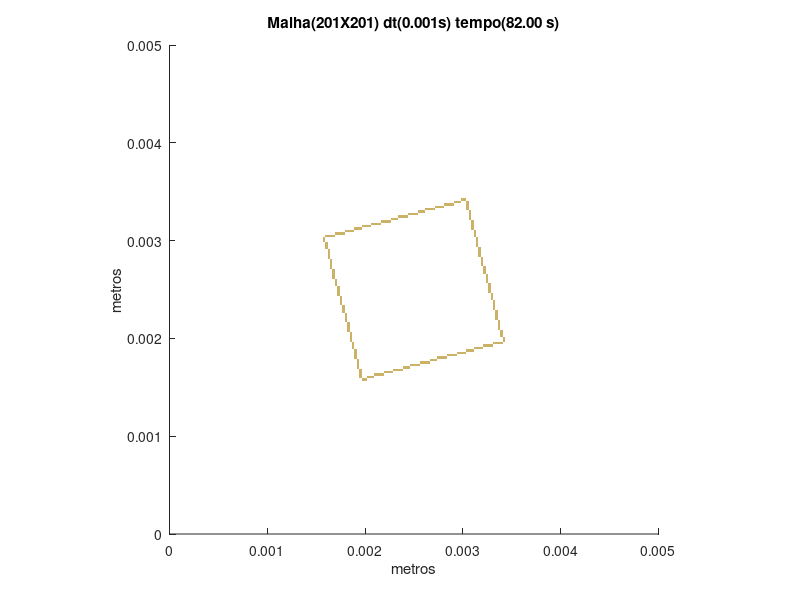

Write MATLAB code to recreate this figure.
set (gca,'PlotBoxAspectRatio',[1 1 1],'Xlim',[0,0.005],'Ylim',[0,0.005])
hold on
title('Malha(201X201) dt(0.001s) tempo(82.00 s)')
hold on
ylabel('metros')
hold on
xlabel('metros')
hold on

fill([0.00196517412935323 0.00196517412935323 0.00199004975124378 0.00199004975124378],[0.00156716417910448 0.00159203980099502 0.00159203980099502 0.00156716417910448],[0.8,0.7,0.4],'LineStyle','none')

fill([0.00199004975124378 0.00199004975124378 0.00201492537313433 0.00201492537313433],[0.00156716417910448 0.00159203980099502 0.00159203980099502 0.00156716417910448],[0.8,0.7,0.4],'LineStyle','none')

fill([0.00194029850746269 0.00194029850746269 0.00196517412935323 0.00196517412935323],[0.00159203980099502 0.00161691542288557 0.00161691542288557 0.00159203980099502],[0.8,0.7,0.4],'LineStyle','none')

fill([0.00201492537313433 0.00201492537313433 0.00203980099502488 0.00203980099502488],[0.00159203980099502 0.00161691542288557 0.00161691542288557 0.00159203980099502],[0.8,0.7,0.4],'LineStyle','none')

fill([0.00203980099502488 0.00203980099502488 0.00206467661691542 0.00206467661691542],[0.00159203980099502 0.00161691542288557 0.00161691542288557 0.00159203980099502],[0.8,0.7,0.4],'LineStyle','none')

fill([0.00206467661691542 0.00206467661691542 0.00208955223880597 0.00208955223880597],[0.00159203980099502 0.00161691542288557 0.00161691542288557 0.00159203980099502],[0.8,0.7,0.4],'LineStyle','none')

fill([0.00194029850746269 0.00194029850746269 0.00196517412935323 0.00196517412935323],[0.00161691542288557 0.00164179104477612 0.00164179104477612 0.00161691542288557],[0.8,0.7,0.4],'LineStyle','none')

fill([0.00208955223880597 0.00208955223880597 0.00211442786069652 0.00211442786069652],[0.00161691542288557 0.00164179104477612 0.00164179104477612 0.00161691542288557],[0.8,0.7,0.4],'LineStyle','none')

fill([0.00211442786069652 0.00211442786069652 0.00213930348258706 0.00213930348258706],[0.00161691542288557 0.00164179104477612 0.00164179104477612 0.00161691542288557],[0.8,0.7,0.4],'LineStyle','none')

fill([0.00213930348258706 0.00213930348258706 0.00216417910447761 0.00216417910447761],[0.00161691542288557 0.00164179104477612 0.00164179104477612 0.00161691542288557],[0.8,0.7,0.4],'LineStyle','none')

fill([0.00216417910447761 0.00216417910447761 0.00218905472636816 0.00218905472636816],[0.00161691542288557 0.00164179104477612 0.00164179104477612 0.00161691542288557],[0.8,0.7,0.4],'LineStyle','none')

fill([0.00194029850746269 0.00194029850746269 0.00196517412935323 0.00196517412935323],[0.00164179104477612 0.00166666666666667 0.00166666666666667 0.00164179104477612],[0.8,0.7,0.4],'LineStyle','none')

fill([0.00218905472636816 0.00218905472636816 0.00221393034825871 0.00221393034825871],[0.00164179104477612 0.00166666666666667 0.00166666666666667 0.00164179104477612],[0.8,0.7,0.4],'LineStyle','none')

fill([0.00221393034825871 0.00221393034825871 0.00223880597014925 0.00223880597014925],[0.00164179104477612 0.00166666666666667 0.00166666666666667 0.00164179104477612],[0.8,0.7,0.4],'LineStyle','none')

fill([0.00223880597014925 0.00223880597014925 0.0022636815920398 0.0022636815920398],[0.00164179104477612 0.00166666666666667 0.00166666666666667 0.00164179104477612],[0.8,0.7,0.4],'LineStyle','none')

fill([0.0022636815920398 0.0022636815920398 0.00228855721393035 0.00228855721393035],[0.00164179104477612 0.00166666666666667 0.00166666666666667 0.00164179104477612],[0.8,0.7,0.4],'LineStyle','none')

fill([0.00194029850746269 0.00194029850746269 0.00196517412935323 0.00196517412935323],[0.00166666666666667 0.00169154228855721 0.00169154228855721 0.00166666666666667],[0.8,0.7,0.4],'LineStyle','none')

fill([0.00228855721393035 0.00228855721393035 0.0023134328358209 0.0023134328358209],[0.00166666666666667 0.00169154228855721 0.00169154228855721 0.00166666666666667],[0.8,0.7,0.4],'LineStyle','none')

fill([0.0023134328358209 0.0023134328358209 0.00233830845771144 0.00233830845771144],[0.00166666666666667 0.00169154228855721 0.00169154228855721 0.00166666666666667],[0.8,0.7,0.4],'LineStyle','none')

fill([0.00233830845771144 0.00233830845771144 0.00236318407960199 0.00236318407960199],[0.00166666666666667 0.00169154228855721 0.00169154228855721 0.00166666666666667],[0.8,0.7,0.4],'LineStyle','none')

fill([0.00236318407960199 0.00236318407960199 0.00238805970149254 0.00238805970149254],[0.00166666666666667 0.00169154228855721 0.00169154228855721 0.00166666666666667],[0.8,0.7,0.4],'LineStyle','none')

fill([0.00191542288557214 0.00191542288557214 0.00194029850746269 0.00194029850746269],[0.00169154228855721 0.00171641791044776 0.00171641791044776 0.00169154228855721],[0.8,0.7,0.4],'LineStyle','none')

fill([0.00238805970149254 0.00238805970149254 0.00241293532338308 0.00241293532338308],[0.00169154228855721 0.00171641791044776 0.00171641791044776 0.00169154228855721],[0.8,0.7,0.4],'LineStyle','none')

fill([0.00241293532338308 0.00241293532338308 0.00243781094527363 0.00243781094527363],[0.00169154228855721 0.00171641791044776 0.00171641791044776 0.00169154228855721],[0.8,0.7,0.4],'LineStyle','none')

fill([0.00243781094527363 0.00243781094527363 0.00246268656716418 0.00246268656716418],[0.00169154228855721 0.00171641791044776 0.00171641791044776 0.00169154228855721],[0.8,0.7,0.4],'LineStyle','none')

fill([0.00191542288557214 0.00191542288557214 0.00194029850746269 0.00194029850746269],[0.00171641791044776 0.00174129353233831 0.00174129353233831 0.00171641791044776],[0.8,0.7,0.4],'LineStyle','none')

fill([0.00246268656716418 0.00246268656716418 0.00248756218905473 0.00248756218905473],[0.00171641791044776 0.00174129353233831 0.00174129353233831 0.00171641791044776],[0.8,0.7,0.4],'LineStyle','none')

fill([0.00248756218905473 0.00248756218905473 0.00251243781094527 0.00251243781094527],[0.00171641791044776 0.00174129353233831 0.00174129353233831 0.00171641791044776],[0.8,0.7,0.4],'LineStyle','none')

fill([0.00251243781094527 0.00251243781094527 0.00253731343283582 0.00253731343283582],[0.00171641791044776 0.00174129353233831 0.00174129353233831 0.00171641791044776],[0.8,0.7,0.4],'LineStyle','none')

fill([0.00253731343283582 0.00253731343283582 0.00256218905472637 0.00256218905472637],[0.00171641791044776 0.00174129353233831 0.00174129353233831 0.00171641791044776],[0.8,0.7,0.4],'LineStyle','none')

fill([0.00191542288557214 0.00191542288557214 0.00194029850746269 0.00194029850746269],[0.00174129353233831 0.00176616915422886 0.00176616915422886 0.00174129353233831],[0.8,0.7,0.4],'LineStyle','none')

fill([0.00256218905472637 0.00256218905472637 0.00258706467661692 0.00258706467661692],[0.00174129353233831 0.00176616915422886 0.00176616915422886 0.00174129353233831],[0.8,0.7,0.4],'LineStyle','none')

fill([0.00258706467661692 0.00258706467661692 0.00261194029850746 0.00261194029850746],[0.00174129353233831 0.00176616915422886 0.00176616915422886 0.00174129353233831],[0.8,0.7,0.4],'LineStyle','none')

fill([0.00261194029850746 0.00261194029850746 0.00263681592039801 0.00263681592039801],[0.00174129353233831 0.00176616915422886 0.00176616915422886 0.00174129353233831],[0.8,0.7,0.4],'LineStyle','none')

fill([0.00263681592039801 0.00263681592039801 0.00266169154228856 0.00266169154228856],[0.00174129353233831 0.00176616915422886 0.00176616915422886 0.00174129353233831],[0.8,0.7,0.4],'LineStyle','none')

fill([0.00191542288557214 0.00191542288557214 0.00194029850746269 0.00194029850746269],[0.00176616915422886 0.0017910447761194 0.0017910447761194 0.00176616915422886],[0.8,0.7,0.4],'LineStyle','none')

fill([0.00266169154228856 0.00266169154228856 0.0026865671641791 0.0026865671641791],[0.00176616915422886 0.0017910447761194 0.0017910447761194 0.00176616915422886],[0.8,0.7,0.4],'LineStyle','none')

fill([0.0026865671641791 0.0026865671641791 0.00271144278606965 0.00271144278606965],[0.00176616915422886 0.0017910447761194 0.0017910447761194 0.00176616915422886],[0.8,0.7,0.4],'LineStyle','none')

fill([0.00271144278606965 0.00271144278606965 0.0027363184079602 0.0027363184079602],[0.00176616915422886 0.0017910447761194 0.0017910447761194 0.00176616915422886],[0.8,0.7,0.4],'LineStyle','none')

fill([0.00189054726368159 0.00189054726368159 0.00191542288557214 0.00191542288557214],[0.0017910447761194 0.00181592039800995 0.00181592039800995 0.0017910447761194],[0.8,0.7,0.4],'LineStyle','none')

fill([0.0027363184079602 0.0027363184079602 0.00276119402985075 0.00276119402985075],[0.0017910447761194 0.00181592039800995 0.00181592039800995 0.0017910447761194],[0.8,0.7,0.4],'LineStyle','none')

fill([0.00276119402985075 0.00276119402985075 0.00278606965174129 0.00278606965174129],[0.0017910447761194 0.00181592039800995 0.00181592039800995 0.0017910447761194],[0.8,0.7,0.4],'LineStyle','none')

fill([0.00278606965174129 0.00278606965174129 0.00281094527363184 0.00281094527363184],[0.0017910447761194 0.00181592039800995 0.00181592039800995 0.0017910447761194],[0.8,0.7,0.4],'LineStyle','none')

fill([0.00281094527363184 0.00281094527363184 0.00283582089552239 0.00283582089552239],[0.0017910447761194 0.00181592039800995 0.00181592039800995 0.0017910447761194],[0.8,0.7,0.4],'LineStyle','none')

fill([0.00189054726368159 0.00189054726368159 0.00191542288557214 0.00191542288557214],[0.00181592039800995 0.0018407960199005 0.0018407960199005 0.00181592039800995],[0.8,0.7,0.4],'LineStyle','none')

fill([0.00283582089552239 0.00283582089552239 0.00286069651741294 0.00286069651741294],[0.00181592039800995 0.0018407960199005 0.0018407960199005 0.00181592039800995],[0.8,0.7,0.4],'LineStyle','none')

fill([0.00286069651741294 0.00286069651741294 0.00288557213930348 0.00288557213930348],[0.00181592039800995 0.0018407960199005 0.0018407960199005 0.00181592039800995],[0.8,0.7,0.4],'LineStyle','none')

fill([0.00288557213930348 0.00288557213930348 0.00291044776119403 0.00291044776119403],[0.00181592039800995 0.0018407960199005 0.0018407960199005 0.00181592039800995],[0.8,0.7,0.4],'LineStyle','none')

fill([0.00291044776119403 0.00291044776119403 0.00293532338308458 0.00293532338308458],[0.00181592039800995 0.0018407960199005 0.0018407960199005 0.00181592039800995],[0.8,0.7,0.4],'LineStyle','none')

fill([0.00189054726368159 0.00189054726368159 0.00191542288557214 0.00191542288557214],[0.0018407960199005 0.00186567164179104 0.00186567164179104 0.0018407960199005],[0.8,0.7,0.4],'LineStyle','none')

fill([0.00293532338308458 0.00293532338308458 0.00296019900497512 0.00296019900497512],[0.0018407960199005 0.00186567164179104 0.00186567164179104 0.0018407960199005],[0.8,0.7,0.4],'LineStyle','none')

fill([0.00296019900497512 0.00296019900497512 0.00298507462686567 0.00298507462686567],[0.0018407960199005 0.00186567164179104 0.00186567164179104 0.0018407960199005],[0.8,0.7,0.4],'LineStyle','none')

fill([0.00298507462686567 0.00298507462686567 0.00300995024875622 0.00300995024875622],[0.0018407960199005 0.00186567164179104 0.00186567164179104 0.0018407960199005],[0.8,0.7,0.4],'LineStyle','none')

fill([0.00300995024875622 0.00300995024875622 0.00303482587064677 0.00303482587064677],[0.0018407960199005 0.00186567164179104 0.00186567164179104 0.0018407960199005],[0.8,0.7,0.4],'LineStyle','none')

fill([0.00189054726368159 0.00189054726368159 0.00191542288557214 0.00191542288557214],[0.00186567164179104 0.00189054726368159 0.00189054726368159 0.00186567164179104],[0.8,0.7,0.4],'LineStyle','none')

fill([0.00303482587064677 0.00303482587064677 0.00305970149253731 0.00305970149253731],[0.00186567164179104 0.00189054726368159 0.00189054726368159 0.00186567164179104],[0.8,0.7,0.4],'LineStyle','none')

fill([0.00305970149253731 0.00305970149253731 0.00308457711442786 0.00308457711442786],[0.00186567164179104 0.00189054726368159 0.00189054726368159 0.00186567164179104],[0.8,0.7,0.4],'LineStyle','none')

fill([0.00308457711442786 0.00308457711442786 0.00310945273631841 0.00310945273631841],[0.00186567164179104 0.00189054726368159 0.00189054726368159 0.00186567164179104],[0.8,0.7,0.4],'LineStyle','none')

fill([0.00186567164179104 0.00186567164179104 0.00189054726368159 0.00189054726368159],[0.00189054726368159 0.00191542288557214 0.00191542288557214 0.00189054726368159],[0.8,0.7,0.4],'LineStyle','none')

fill([0.00310945273631841 0.00310945273631841 0.00313432835820896 0.00313432835820896],[0.00189054726368159 0.00191542288557214 0.00191542288557214 0.00189054726368159],[0.8,0.7,0.4],'LineStyle','none')

fill([0.00313432835820896 0.00313432835820896 0.0031592039800995 0.0031592039800995],[0.00189054726368159 0.00191542288557214 0.00191542288557214 0.00189054726368159],[0.8,0.7,0.4],'LineStyle','none')

fill([0.0031592039800995 0.0031592039800995 0.00318407960199005 0.00318407960199005],[0.00189054726368159 0.00191542288557214 0.00191542288557214 0.00189054726368159],[0.8,0.7,0.4],'LineStyle','none')

fill([0.00318407960199005 0.00318407960199005 0.0032089552238806 0.0032089552238806],[0.00189054726368159 0.00191542288557214 0.00191542288557214 0.00189054726368159],[0.8,0.7,0.4],'LineStyle','none')

fill([0.00186567164179104 0.00186567164179104 0.00189054726368159 0.00189054726368159],[0.00191542288557214 0.00194029850746269 0.00194029850746269 0.00191542288557214],[0.8,0.7,0.4],'LineStyle','none')

fill([0.0032089552238806 0.0032089552238806 0.00323383084577114 0.00323383084577114],[0.00191542288557214 0.00194029850746269 0.00194029850746269 0.00191542288557214],[0.8,0.7,0.4],'LineStyle','none')

fill([0.00323383084577114 0.00323383084577114 0.00325870646766169 0.00325870646766169],[0.00191542288557214 0.00194029850746269 0.00194029850746269 0.00191542288557214],[0.8,0.7,0.4],'LineStyle','none')

fill([0.00325870646766169 0.00325870646766169 0.00328358208955224 0.00328358208955224],[0.00191542288557214 0.00194029850746269 0.00194029850746269 0.00191542288557214],[0.8,0.7,0.4],'LineStyle','none')

fill([0.00328358208955224 0.00328358208955224 0.00330845771144279 0.00330845771144279],[0.00191542288557214 0.00194029850746269 0.00194029850746269 0.00191542288557214],[0.8,0.7,0.4],'LineStyle','none')

fill([0.00186567164179104 0.00186567164179104 0.00189054726368159 0.00189054726368159],[0.00194029850746269 0.00196517412935323 0.00196517412935323 0.00194029850746269],[0.8,0.7,0.4],'LineStyle','none')

fill([0.00330845771144279 0.00330845771144279 0.00333333333333333 0.00333333333333333],[0.00194029850746269 0.00196517412935323 0.00196517412935323 0.00194029850746269],[0.8,0.7,0.4],'LineStyle','none')

fill([0.00333333333333333 0.00333333333333333 0.00335820895522388 0.00335820895522388],[0.00194029850746269 0.00196517412935323 0.00196517412935323 0.00194029850746269],[0.8,0.7,0.4],'LineStyle','none')

fill([0.00335820895522388 0.00335820895522388 0.00338308457711443 0.00338308457711443],[0.00194029850746269 0.00196517412935323 0.00196517412935323 0.00194029850746269],[0.8,0.7,0.4],'LineStyle','none')

fill([0.00338308457711443 0.00338308457711443 0.00340796019900498 0.00340796019900498],[0.00194029850746269 0.00196517412935323 0.00196517412935323 0.00194029850746269],[0.8,0.7,0.4],'LineStyle','none')

fill([0.0018407960199005 0.0018407960199005 0.00186567164179104 0.00186567164179104],[0.00196517412935323 0.00199004975124378 0.00199004975124378 0.00196517412935323],[0.8,0.7,0.4],'LineStyle','none')

fill([0.00340796019900498 0.00340796019900498 0.00343283582089552 0.00343283582089552],[0.00196517412935323 0.00199004975124378 0.00199004975124378 0.00196517412935323],[0.8,0.7,0.4],'LineStyle','none')

fill([0.0018407960199005 0.0018407960199005 0.00186567164179104 0.00186567164179104],[0.00199004975124378 0.00201492537313433 0.00201492537313433 0.00199004975124378],[0.8,0.7,0.4],'LineStyle','none')

fill([0.00340796019900498 0.00340796019900498 0.00343283582089552 0.00343283582089552],[0.00199004975124378 0.00201492537313433 0.00201492537313433 0.00199004975124378],[0.8,0.7,0.4],'LineStyle','none')

fill([0.0018407960199005 0.0018407960199005 0.00186567164179104 0.00186567164179104],[0.00201492537313433 0.00203980099502488 0.00203980099502488 0.00201492537313433],[0.8,0.7,0.4],'LineStyle','none')

fill([0.00338308457711443 0.00338308457711443 0.00340796019900498 0.00340796019900498],[0.00201492537313433 0.00203980099502488 0.00203980099502488 0.00201492537313433],[0.8,0.7,0.4],'LineStyle','none')

fill([0.0018407960199005 0.0018407960199005 0.00186567164179104 0.00186567164179104],[0.00203980099502488 0.00206467661691542 0.00206467661691542 0.00203980099502488],[0.8,0.7,0.4],'LineStyle','none')

fill([0.00338308457711443 0.00338308457711443 0.00340796019900498 0.00340796019900498],[0.00203980099502488 0.00206467661691542 0.00206467661691542 0.00203980099502488],[0.8,0.7,0.4],'LineStyle','none')

fill([0.00181592039800995 0.00181592039800995 0.0018407960199005 0.0018407960199005],[0.00206467661691542 0.00208955223880597 0.00208955223880597 0.00206467661691542],[0.8,0.7,0.4],'LineStyle','none')

fill([0.00338308457711443 0.00338308457711443 0.00340796019900498 0.00340796019900498],[0.00206467661691542 0.00208955223880597 0.00208955223880597 0.00206467661691542],[0.8,0.7,0.4],'LineStyle','none')

fill([0.00181592039800995 0.00181592039800995 0.0018407960199005 0.0018407960199005],[0.00208955223880597 0.00211442786069652 0.00211442786069652 0.00208955223880597],[0.8,0.7,0.4],'LineStyle','none')

fill([0.00335820895522388 0.00335820895522388 0.00338308457711443 0.00338308457711443],[0.00208955223880597 0.00211442786069652 0.00211442786069652 0.00208955223880597],[0.8,0.7,0.4],'LineStyle','none')

fill([0.00181592039800995 0.00181592039800995 0.0018407960199005 0.0018407960199005],[0.00211442786069652 0.00213930348258706 0.00213930348258706 0.00211442786069652],[0.8,0.7,0.4],'LineStyle','none')

fill([0.00335820895522388 0.00335820895522388 0.00338308457711443 0.00338308457711443],[0.00211442786069652 0.00213930348258706 0.00213930348258706 0.00211442786069652],[0.8,0.7,0.4],'LineStyle','none')

fill([0.00181592039800995 0.00181592039800995 0.0018407960199005 0.0018407960199005],[0.00213930348258706 0.00216417910447761 0.00216417910447761 0.00213930348258706],[0.8,0.7,0.4],'LineStyle','none')

fill([0.00335820895522388 0.00335820895522388 0.00338308457711443 0.00338308457711443],[0.00213930348258706 0.00216417910447761 0.00216417910447761 0.00213930348258706],[0.8,0.7,0.4],'LineStyle','none')

fill([0.0017910447761194 0.0017910447761194 0.00181592039800995 0.00181592039800995],[0.00216417910447761 0.00218905472636816 0.00218905472636816 0.00216417910447761],[0.8,0.7,0.4],'LineStyle','none')

fill([0.00335820895522388 0.00335820895522388 0.00338308457711443 0.00338308457711443],[0.00216417910447761 0.00218905472636816 0.00218905472636816 0.00216417910447761],[0.8,0.7,0.4],'LineStyle','none')

fill([0.0017910447761194 0.0017910447761194 0.00181592039800995 0.00181592039800995],[0.00218905472636816 0.00221393034825871 0.00221393034825871 0.00218905472636816],[0.8,0.7,0.4],'LineStyle','none')

fill([0.00333333333333333 0.00333333333333333 0.00335820895522388 0.00335820895522388],[0.00218905472636816 0.00221393034825871 0.00221393034825871 0.00218905472636816],[0.8,0.7,0.4],'LineStyle','none')

fill([0.0017910447761194 0.0017910447761194 0.00181592039800995 0.00181592039800995],[0.00221393034825871 0.00223880597014925 0.00223880597014925 0.00221393034825871],[0.8,0.7,0.4],'LineStyle','none')

fill([0.00333333333333333 0.00333333333333333 0.00335820895522388 0.00335820895522388],[0.00221393034825871 0.00223880597014925 0.00223880597014925 0.00221393034825871],[0.8,0.7,0.4],'LineStyle','none')

fill([0.0017910447761194 0.0017910447761194 0.00181592039800995 0.00181592039800995],[0.00223880597014925 0.0022636815920398 0.0022636815920398 0.00223880597014925],[0.8,0.7,0.4],'LineStyle','none')

fill([0.00333333333333333 0.00333333333333333 0.00335820895522388 0.00335820895522388],[0.00223880597014925 0.0022636815920398 0.0022636815920398 0.00223880597014925],[0.8,0.7,0.4],'LineStyle','none')

fill([0.00176616915422886 0.00176616915422886 0.0017910447761194 0.0017910447761194],[0.0022636815920398 0.00228855721393035 0.00228855721393035 0.0022636815920398],[0.8,0.7,0.4],'LineStyle','none')

fill([0.00333333333333333 0.00333333333333333 0.00335820895522388 0.00335820895522388],[0.0022636815920398 0.00228855721393035 0.00228855721393035 0.0022636815920398],[0.8,0.7,0.4],'LineStyle','none')

fill([0.00176616915422886 0.00176616915422886 0.0017910447761194 0.0017910447761194],[0.00228855721393035 0.0023134328358209 0.0023134328358209 0.00228855721393035],[0.8,0.7,0.4],'LineStyle','none')

fill([0.00330845771144279 0.00330845771144279 0.00333333333333333 0.00333333333333333],[0.00228855721393035 0.0023134328358209 0.0023134328358209 0.00228855721393035],[0.8,0.7,0.4],'LineStyle','none')

fill([0.00176616915422886 0.00176616915422886 0.0017910447761194 0.0017910447761194],[0.0023134328358209 0.00233830845771144 0.00233830845771144 0.0023134328358209],[0.8,0.7,0.4],'LineStyle','none')

fill([0.00330845771144279 0.00330845771144279 0.00333333333333333 0.00333333333333333],[0.0023134328358209 0.00233830845771144 0.00233830845771144 0.0023134328358209],[0.8,0.7,0.4],'LineStyle','none')

fill([0.00174129353233831 0.00174129353233831 0.00176616915422886 0.00176616915422886],[0.00233830845771144 0.00236318407960199 0.00236318407960199 0.00233830845771144],[0.8,0.7,0.4],'LineStyle','none')

fill([0.00330845771144279 0.00330845771144279 0.00333333333333333 0.00333333333333333],[0.00233830845771144 0.00236318407960199 0.00236318407960199 0.00233830845771144],[0.8,0.7,0.4],'LineStyle','none')

fill([0.00174129353233831 0.00174129353233831 0.00176616915422886 0.00176616915422886],[0.00236318407960199 0.00238805970149254 0.00238805970149254 0.00236318407960199],[0.8,0.7,0.4],'LineStyle','none')

fill([0.00330845771144279 0.00330845771144279 0.00333333333333333 0.00333333333333333],[0.00236318407960199 0.00238805970149254 0.00238805970149254 0.00236318407960199],[0.8,0.7,0.4],'LineStyle','none')

fill([0.00174129353233831 0.00174129353233831 0.00176616915422886 0.00176616915422886],[0.00238805970149254 0.00241293532338308 0.00241293532338308 0.00238805970149254],[0.8,0.7,0.4],'LineStyle','none')

fill([0.00328358208955224 0.00328358208955224 0.00330845771144279 0.00330845771144279],[0.00238805970149254 0.00241293532338308 0.00241293532338308 0.00238805970149254],[0.8,0.7,0.4],'LineStyle','none')

fill([0.00174129353233831 0.00174129353233831 0.00176616915422886 0.00176616915422886],[0.00241293532338308 0.00243781094527363 0.00243781094527363 0.00241293532338308],[0.8,0.7,0.4],'LineStyle','none')

fill([0.00328358208955224 0.00328358208955224 0.00330845771144279 0.00330845771144279],[0.00241293532338308 0.00243781094527363 0.00243781094527363 0.00241293532338308],[0.8,0.7,0.4],'LineStyle','none')

fill([0.00171641791044776 0.00171641791044776 0.00174129353233831 0.00174129353233831],[0.00243781094527363 0.00246268656716418 0.00246268656716418 0.00243781094527363],[0.8,0.7,0.4],'LineStyle','none')

fill([0.00328358208955224 0.00328358208955224 0.00330845771144279 0.00330845771144279],[0.00243781094527363 0.00246268656716418 0.00246268656716418 0.00243781094527363],[0.8,0.7,0.4],'LineStyle','none')

fill([0.00171641791044776 0.00171641791044776 0.00174129353233831 0.00174129353233831],[0.00246268656716418 0.00248756218905473 0.00248756218905473 0.00246268656716418],[0.8,0.7,0.4],'LineStyle','none')

fill([0.00325870646766169 0.00325870646766169 0.00328358208955224 0.00328358208955224],[0.00246268656716418 0.00248756218905473 0.00248756218905473 0.00246268656716418],[0.8,0.7,0.4],'LineStyle','none')

fill([0.00171641791044776 0.00171641791044776 0.00174129353233831 0.00174129353233831],[0.00248756218905473 0.00251243781094527 0.00251243781094527 0.00248756218905473],[0.8,0.7,0.4],'LineStyle','none')

fill([0.00325870646766169 0.00325870646766169 0.00328358208955224 0.00328358208955224],[0.00248756218905473 0.00251243781094527 0.00251243781094527 0.00248756218905473],[0.8,0.7,0.4],'LineStyle','none')

fill([0.00171641791044776 0.00171641791044776 0.00174129353233831 0.00174129353233831],[0.00251243781094527 0.00253731343283582 0.00253731343283582 0.00251243781094527],[0.8,0.7,0.4],'LineStyle','none')

fill([0.00325870646766169 0.00325870646766169 0.00328358208955224 0.00328358208955224],[0.00251243781094527 0.00253731343283582 0.00253731343283582 0.00251243781094527],[0.8,0.7,0.4],'LineStyle','none')

fill([0.00169154228855721 0.00169154228855721 0.00171641791044776 0.00171641791044776],[0.00253731343283582 0.00256218905472637 0.00256218905472637 0.00253731343283582],[0.8,0.7,0.4],'LineStyle','none')

fill([0.00325870646766169 0.00325870646766169 0.00328358208955224 0.00328358208955224],[0.00253731343283582 0.00256218905472637 0.00256218905472637 0.00253731343283582],[0.8,0.7,0.4],'LineStyle','none')

fill([0.00169154228855721 0.00169154228855721 0.00171641791044776 0.00171641791044776],[0.00256218905472637 0.00258706467661692 0.00258706467661692 0.00256218905472637],[0.8,0.7,0.4],'LineStyle','none')

fill([0.00323383084577114 0.00323383084577114 0.00325870646766169 0.00325870646766169],[0.00256218905472637 0.00258706467661692 0.00258706467661692 0.00256218905472637],[0.8,0.7,0.4],'LineStyle','none')

fill([0.00169154228855721 0.00169154228855721 0.00171641791044776 0.00171641791044776],[0.00258706467661692 0.00261194029850746 0.00261194029850746 0.00258706467661692],[0.8,0.7,0.4],'LineStyle','none')

fill([0.00323383084577114 0.00323383084577114 0.00325870646766169 0.00325870646766169],[0.00258706467661692 0.00261194029850746 0.00261194029850746 0.00258706467661692],[0.8,0.7,0.4],'LineStyle','none')

fill([0.00166666666666667 0.00166666666666667 0.00169154228855721 0.00169154228855721],[0.00261194029850746 0.00263681592039801 0.00263681592039801 0.00261194029850746],[0.8,0.7,0.4],'LineStyle','none')

fill([0.00323383084577114 0.00323383084577114 0.00325870646766169 0.00325870646766169],[0.00261194029850746 0.00263681592039801 0.00263681592039801 0.00261194029850746],[0.8,0.7,0.4],'LineStyle','none')

fill([0.00166666666666667 0.00166666666666667 0.00169154228855721 0.00169154228855721],[0.00263681592039801 0.00266169154228856 0.00266169154228856 0.00263681592039801],[0.8,0.7,0.4],'LineStyle','none')

fill([0.00323383084577114 0.00323383084577114 0.00325870646766169 0.00325870646766169],[0.00263681592039801 0.00266169154228856 0.00266169154228856 0.00263681592039801],[0.8,0.7,0.4],'LineStyle','none')

fill([0.00166666666666667 0.00166666666666667 0.00169154228855721 0.00169154228855721],[0.00266169154228856 0.0026865671641791 0.0026865671641791 0.00266169154228856],[0.8,0.7,0.4],'LineStyle','none')

fill([0.0032089552238806 0.0032089552238806 0.00323383084577114 0.00323383084577114],[0.00266169154228856 0.0026865671641791 0.0026865671641791 0.00266169154228856],[0.8,0.7,0.4],'LineStyle','none')

fill([0.00166666666666667 0.00166666666666667 0.00169154228855721 0.00169154228855721],[0.0026865671641791 0.00271144278606965 0.00271144278606965 0.0026865671641791],[0.8,0.7,0.4],'LineStyle','none')

fill([0.0032089552238806 0.0032089552238806 0.00323383084577114 0.00323383084577114],[0.0026865671641791 0.00271144278606965 0.00271144278606965 0.0026865671641791],[0.8,0.7,0.4],'LineStyle','none')

fill([0.00164179104477612 0.00164179104477612 0.00166666666666667 0.00166666666666667],[0.00271144278606965 0.0027363184079602 0.0027363184079602 0.00271144278606965],[0.8,0.7,0.4],'LineStyle','none')

fill([0.0032089552238806 0.0032089552238806 0.00323383084577114 0.00323383084577114],[0.00271144278606965 0.0027363184079602 0.0027363184079602 0.00271144278606965],[0.8,0.7,0.4],'LineStyle','none')

fill([0.00164179104477612 0.00164179104477612 0.00166666666666667 0.00166666666666667],[0.0027363184079602 0.00276119402985075 0.00276119402985075 0.0027363184079602],[0.8,0.7,0.4],'LineStyle','none')

fill([0.00318407960199005 0.00318407960199005 0.0032089552238806 0.0032089552238806],[0.0027363184079602 0.00276119402985075 0.00276119402985075 0.0027363184079602],[0.8,0.7,0.4],'LineStyle','none')

fill([0.00164179104477612 0.00164179104477612 0.00166666666666667 0.00166666666666667],[0.00276119402985075 0.00278606965174129 0.00278606965174129 0.00276119402985075],[0.8,0.7,0.4],'LineStyle','none')

fill([0.00318407960199005 0.00318407960199005 0.0032089552238806 0.0032089552238806],[0.00276119402985075 0.00278606965174129 0.00278606965174129 0.00276119402985075],[0.8,0.7,0.4],'LineStyle','none')

fill([0.00164179104477612 0.00164179104477612 0.00166666666666667 0.00166666666666667],[0.00278606965174129 0.00281094527363184 0.00281094527363184 0.00278606965174129],[0.8,0.7,0.4],'LineStyle','none')

fill([0.00318407960199005 0.00318407960199005 0.0032089552238806 0.0032089552238806],[0.00278606965174129 0.00281094527363184 0.00281094527363184 0.00278606965174129],[0.8,0.7,0.4],'LineStyle','none')

fill([0.00161691542288557 0.00161691542288557 0.00164179104477612 0.00164179104477612],[0.00281094527363184 0.00283582089552239 0.00283582089552239 0.00281094527363184],[0.8,0.7,0.4],'LineStyle','none')

fill([0.00318407960199005 0.00318407960199005 0.0032089552238806 0.0032089552238806],[0.00281094527363184 0.00283582089552239 0.00283582089552239 0.00281094527363184],[0.8,0.7,0.4],'LineStyle','none')

fill([0.00161691542288557 0.00161691542288557 0.00164179104477612 0.00164179104477612],[0.00283582089552239 0.00286069651741294 0.00286069651741294 0.00283582089552239],[0.8,0.7,0.4],'LineStyle','none')

fill([0.0031592039800995 0.0031592039800995 0.00318407960199005 0.00318407960199005],[0.00283582089552239 0.00286069651741294 0.00286069651741294 0.00283582089552239],[0.8,0.7,0.4],'LineStyle','none')

fill([0.00161691542288557 0.00161691542288557 0.00164179104477612 0.00164179104477612],[0.00286069651741294 0.00288557213930348 0.00288557213930348 0.00286069651741294],[0.8,0.7,0.4],'LineStyle','none')

fill([0.0031592039800995 0.0031592039800995 0.00318407960199005 0.00318407960199005],[0.00286069651741294 0.00288557213930348 0.00288557213930348 0.00286069651741294],[0.8,0.7,0.4],'LineStyle','none')

fill([0.00161691542288557 0.00161691542288557 0.00164179104477612 0.00164179104477612],[0.00288557213930348 0.00291044776119403 0.00291044776119403 0.00288557213930348],[0.8,0.7,0.4],'LineStyle','none')

fill([0.0031592039800995 0.0031592039800995 0.00318407960199005 0.00318407960199005],[0.00288557213930348 0.00291044776119403 0.00291044776119403 0.00288557213930348],[0.8,0.7,0.4],'LineStyle','none')

fill([0.00159203980099502 0.00159203980099502 0.00161691542288557 0.00161691542288557],[0.00291044776119403 0.00293532338308458 0.00293532338308458 0.00291044776119403],[0.8,0.7,0.4],'LineStyle','none')

fill([0.0031592039800995 0.0031592039800995 0.00318407960199005 0.00318407960199005],[0.00291044776119403 0.00293532338308458 0.00293532338308458 0.00291044776119403],[0.8,0.7,0.4],'LineStyle','none')

fill([0.00159203980099502 0.00159203980099502 0.00161691542288557 0.00161691542288557],[0.00293532338308458 0.00296019900497512 0.00296019900497512 0.00293532338308458],[0.8,0.7,0.4],'LineStyle','none')

fill([0.00313432835820896 0.00313432835820896 0.0031592039800995 0.0031592039800995],[0.00293532338308458 0.00296019900497512 0.00296019900497512 0.00293532338308458],[0.8,0.7,0.4],'LineStyle','none')

fill([0.00159203980099502 0.00159203980099502 0.00161691542288557 0.00161691542288557],[0.00296019900497512 0.00298507462686567 0.00298507462686567 0.00296019900497512],[0.8,0.7,0.4],'LineStyle','none')

fill([0.00313432835820896 0.00313432835820896 0.0031592039800995 0.0031592039800995],[0.00296019900497512 0.00298507462686567 0.00298507462686567 0.00296019900497512],[0.8,0.7,0.4],'LineStyle','none')

fill([0.00156716417910448 0.00156716417910448 0.00159203980099502 0.00159203980099502],[0.00298507462686567 0.00300995024875622 0.00300995024875622 0.00298507462686567],[0.8,0.7,0.4],'LineStyle','none')

fill([0.00313432835820896 0.00313432835820896 0.0031592039800995 0.0031592039800995],[0.00298507462686567 0.00300995024875622 0.00300995024875622 0.00298507462686567],[0.8,0.7,0.4],'LineStyle','none')

fill([0.00156716417910448 0.00156716417910448 0.00159203980099502 0.00159203980099502],[0.00300995024875622 0.00303482587064677 0.00303482587064677 0.00300995024875622],[0.8,0.7,0.4],'LineStyle','none')

fill([0.00313432835820896 0.00313432835820896 0.0031592039800995 0.0031592039800995],[0.00300995024875622 0.00303482587064677 0.00303482587064677 0.00300995024875622],[0.8,0.7,0.4],'LineStyle','none')

fill([0.00159203980099502 0.00159203980099502 0.00161691542288557 0.00161691542288557],[0.00303482587064677 0.00305970149253731 0.00305970149253731 0.00303482587064677],[0.8,0.7,0.4],'LineStyle','none')

fill([0.00161691542288557 0.00161691542288557 0.00164179104477612 0.00164179104477612],[0.00303482587064677 0.00305970149253731 0.00305970149253731 0.00303482587064677],[0.8,0.7,0.4],'LineStyle','none')

fill([0.00164179104477612 0.00164179104477612 0.00166666666666667 0.00166666666666667],[0.00303482587064677 0.00305970149253731 0.00305970149253731 0.00303482587064677],[0.8,0.7,0.4],'LineStyle','none')

fill([0.00166666666666667 0.00166666666666667 0.00169154228855721 0.00169154228855721],[0.00303482587064677 0.00305970149253731 0.00305970149253731 0.00303482587064677],[0.8,0.7,0.4],'LineStyle','none')

fill([0.00310945273631841 0.00310945273631841 0.00313432835820896 0.00313432835820896],[0.00303482587064677 0.00305970149253731 0.00305970149253731 0.00303482587064677],[0.8,0.7,0.4],'LineStyle','none')

fill([0.00169154228855721 0.00169154228855721 0.00171641791044776 0.00171641791044776],[0.00305970149253731 0.00308457711442786 0.00308457711442786 0.00305970149253731],[0.8,0.7,0.4],'LineStyle','none')

fill([0.00171641791044776 0.00171641791044776 0.00174129353233831 0.00174129353233831],[0.00305970149253731 0.00308457711442786 0.00308457711442786 0.00305970149253731],[0.8,0.7,0.4],'LineStyle','none')

fill([0.00174129353233831 0.00174129353233831 0.00176616915422886 0.00176616915422886],[0.00305970149253731 0.00308457711442786 0.00308457711442786 0.00305970149253731],[0.8,0.7,0.4],'LineStyle','none')

fill([0.00176616915422886 0.00176616915422886 0.0017910447761194 0.0017910447761194],[0.00305970149253731 0.00308457711442786 0.00308457711442786 0.00305970149253731],[0.8,0.7,0.4],'LineStyle','none')

fill([0.00310945273631841 0.00310945273631841 0.00313432835820896 0.00313432835820896],[0.00305970149253731 0.00308457711442786 0.00308457711442786 0.00305970149253731],[0.8,0.7,0.4],'LineStyle','none')

fill([0.0017910447761194 0.0017910447761194 0.00181592039800995 0.00181592039800995],[0.00308457711442786 0.00310945273631841 0.00310945273631841 0.00308457711442786],[0.8,0.7,0.4],'LineStyle','none')

fill([0.00181592039800995 0.00181592039800995 0.0018407960199005 0.0018407960199005],[0.00308457711442786 0.00310945273631841 0.00310945273631841 0.00308457711442786],[0.8,0.7,0.4],'LineStyle','none')

fill([0.0018407960199005 0.0018407960199005 0.00186567164179104 0.00186567164179104],[0.00308457711442786 0.00310945273631841 0.00310945273631841 0.00308457711442786],[0.8,0.7,0.4],'LineStyle','none')

fill([0.00186567164179104 0.00186567164179104 0.00189054726368159 0.00189054726368159],[0.00308457711442786 0.00310945273631841 0.00310945273631841 0.00308457711442786],[0.8,0.7,0.4],'LineStyle','none')

fill([0.00310945273631841 0.00310945273631841 0.00313432835820896 0.00313432835820896],[0.00308457711442786 0.00310945273631841 0.00310945273631841 0.00308457711442786],[0.8,0.7,0.4],'LineStyle','none')

fill([0.00189054726368159 0.00189054726368159 0.00191542288557214 0.00191542288557214],[0.00310945273631841 0.00313432835820896 0.00313432835820896 0.00310945273631841],[0.8,0.7,0.4],'LineStyle','none')

fill([0.00191542288557214 0.00191542288557214 0.00194029850746269 0.00194029850746269],[0.00310945273631841 0.00313432835820896 0.00313432835820896 0.00310945273631841],[0.8,0.7,0.4],'LineStyle','none')

fill([0.00194029850746269 0.00194029850746269 0.00196517412935323 0.00196517412935323],[0.00310945273631841 0.00313432835820896 0.00313432835820896 0.00310945273631841],[0.8,0.7,0.4],'LineStyle','none')

fill([0.00308457711442786 0.00308457711442786 0.00310945273631841 0.00310945273631841],[0.00310945273631841 0.00313432835820896 0.00313432835820896 0.00310945273631841],[0.8,0.7,0.4],'LineStyle','none')

fill([0.00196517412935323 0.00196517412935323 0.00199004975124378 0.00199004975124378],[0.00313432835820896 0.0031592039800995 0.0031592039800995 0.00313432835820896],[0.8,0.7,0.4],'LineStyle','none')

fill([0.00199004975124378 0.00199004975124378 0.00201492537313433 0.00201492537313433],[0.00313432835820896 0.0031592039800995 0.0031592039800995 0.00313432835820896],[0.8,0.7,0.4],'LineStyle','none')

fill([0.00201492537313433 0.00201492537313433 0.00203980099502488 0.00203980099502488],[0.00313432835820896 0.0031592039800995 0.0031592039800995 0.00313432835820896],[0.8,0.7,0.4],'LineStyle','none')

fill([0.00203980099502488 0.00203980099502488 0.00206467661691542 0.00206467661691542],[0.00313432835820896 0.0031592039800995 0.0031592039800995 0.00313432835820896],[0.8,0.7,0.4],'LineStyle','none')

fill([0.00308457711442786 0.00308457711442786 0.00310945273631841 0.00310945273631841],[0.00313432835820896 0.0031592039800995 0.0031592039800995 0.00313432835820896],[0.8,0.7,0.4],'LineStyle','none')

fill([0.00206467661691542 0.00206467661691542 0.00208955223880597 0.00208955223880597],[0.0031592039800995 0.00318407960199005 0.00318407960199005 0.0031592039800995],[0.8,0.7,0.4],'LineStyle','none')

fill([0.00208955223880597 0.00208955223880597 0.00211442786069652 0.00211442786069652],[0.0031592039800995 0.00318407960199005 0.00318407960199005 0.0031592039800995],[0.8,0.7,0.4],'LineStyle','none')

fill([0.00211442786069652 0.00211442786069652 0.00213930348258706 0.00213930348258706],[0.0031592039800995 0.00318407960199005 0.00318407960199005 0.0031592039800995],[0.8,0.7,0.4],'LineStyle','none')

fill([0.00213930348258706 0.00213930348258706 0.00216417910447761 0.00216417910447761],[0.0031592039800995 0.00318407960199005 0.00318407960199005 0.0031592039800995],[0.8,0.7,0.4],'LineStyle','none')

fill([0.00308457711442786 0.00308457711442786 0.00310945273631841 0.00310945273631841],[0.0031592039800995 0.00318407960199005 0.00318407960199005 0.0031592039800995],[0.8,0.7,0.4],'LineStyle','none')

fill([0.00216417910447761 0.00216417910447761 0.00218905472636816 0.00218905472636816],[0.00318407960199005 0.0032089552238806 0.0032089552238806 0.00318407960199005],[0.8,0.7,0.4],'LineStyle','none')

fill([0.00218905472636816 0.00218905472636816 0.00221393034825871 0.00221393034825871],[0.00318407960199005 0.0032089552238806 0.0032089552238806 0.00318407960199005],[0.8,0.7,0.4],'LineStyle','none')

fill([0.00221393034825871 0.00221393034825871 0.00223880597014925 0.00223880597014925],[0.00318407960199005 0.0032089552238806 0.0032089552238806 0.00318407960199005],[0.8,0.7,0.4],'LineStyle','none')

fill([0.00223880597014925 0.00223880597014925 0.0022636815920398 0.0022636815920398],[0.00318407960199005 0.0032089552238806 0.0032089552238806 0.00318407960199005],[0.8,0.7,0.4],'LineStyle','none')

fill([0.00308457711442786 0.00308457711442786 0.00310945273631841 0.00310945273631841],[0.00318407960199005 0.0032089552238806 0.0032089552238806 0.00318407960199005],[0.8,0.7,0.4],'LineStyle','none')

fill([0.0022636815920398 0.0022636815920398 0.00228855721393035 0.00228855721393035],[0.0032089552238806 0.00323383084577114 0.00323383084577114 0.0032089552238806],[0.8,0.7,0.4],'LineStyle','none')

fill([0.00228855721393035 0.00228855721393035 0.0023134328358209 0.0023134328358209],[0.0032089552238806 0.00323383084577114 0.00323383084577114 0.0032089552238806],[0.8,0.7,0.4],'LineStyle','none')

fill([0.0023134328358209 0.0023134328358209 0.00233830845771144 0.00233830845771144],[0.0032089552238806 0.00323383084577114 0.00323383084577114 0.0032089552238806],[0.8,0.7,0.4],'LineStyle','none')

fill([0.00305970149253731 0.00305970149253731 0.00308457711442786 0.00308457711442786],[0.0032089552238806 0.00323383084577114 0.00323383084577114 0.0032089552238806],[0.8,0.7,0.4],'LineStyle','none')

fill([0.00233830845771144 0.00233830845771144 0.00236318407960199 0.00236318407960199],[0.00323383084577114 0.00325870646766169 0.00325870646766169 0.00323383084577114],[0.8,0.7,0.4],'LineStyle','none')

fill([0.00236318407960199 0.00236318407960199 0.00238805970149254 0.00238805970149254],[0.00323383084577114 0.00325870646766169 0.00325870646766169 0.00323383084577114],[0.8,0.7,0.4],'LineStyle','none')

fill([0.00238805970149254 0.00238805970149254 0.00241293532338308 0.00241293532338308],[0.00323383084577114 0.00325870646766169 0.00325870646766169 0.00323383084577114],[0.8,0.7,0.4],'LineStyle','none')

fill([0.00241293532338308 0.00241293532338308 0.00243781094527363 0.00243781094527363],[0.00323383084577114 0.00325870646766169 0.00325870646766169 0.00323383084577114],[0.8,0.7,0.4],'LineStyle','none')

fill([0.00305970149253731 0.00305970149253731 0.00308457711442786 0.00308457711442786],[0.00323383084577114 0.00325870646766169 0.00325870646766169 0.00323383084577114],[0.8,0.7,0.4],'LineStyle','none')

fill([0.00243781094527363 0.00243781094527363 0.00246268656716418 0.00246268656716418],[0.00325870646766169 0.00328358208955224 0.00328358208955224 0.00325870646766169],[0.8,0.7,0.4],'LineStyle','none')

fill([0.00246268656716418 0.00246268656716418 0.00248756218905473 0.00248756218905473],[0.00325870646766169 0.00328358208955224 0.00328358208955224 0.00325870646766169],[0.8,0.7,0.4],'LineStyle','none')

fill([0.00248756218905473 0.00248756218905473 0.00251243781094527 0.00251243781094527],[0.00325870646766169 0.00328358208955224 0.00328358208955224 0.00325870646766169],[0.8,0.7,0.4],'LineStyle','none')

fill([0.00251243781094527 0.00251243781094527 0.00253731343283582 0.00253731343283582],[0.00325870646766169 0.00328358208955224 0.00328358208955224 0.00325870646766169],[0.8,0.7,0.4],'LineStyle','none')

fill([0.00305970149253731 0.00305970149253731 0.00308457711442786 0.00308457711442786],[0.00325870646766169 0.00328358208955224 0.00328358208955224 0.00325870646766169],[0.8,0.7,0.4],'LineStyle','none')

fill([0.00253731343283582 0.00253731343283582 0.00256218905472637 0.00256218905472637],[0.00328358208955224 0.00330845771144279 0.00330845771144279 0.00328358208955224],[0.8,0.7,0.4],'LineStyle','none')

fill([0.00256218905472637 0.00256218905472637 0.00258706467661692 0.00258706467661692],[0.00328358208955224 0.00330845771144279 0.00330845771144279 0.00328358208955224],[0.8,0.7,0.4],'LineStyle','none')

fill([0.00258706467661692 0.00258706467661692 0.00261194029850746 0.00261194029850746],[0.00328358208955224 0.00330845771144279 0.00330845771144279 0.00328358208955224],[0.8,0.7,0.4],'LineStyle','none')

fill([0.00305970149253731 0.00305970149253731 0.00308457711442786 0.00308457711442786],[0.00328358208955224 0.00330845771144279 0.00330845771144279 0.00328358208955224],[0.8,0.7,0.4],'LineStyle','none')

fill([0.00261194029850746 0.00261194029850746 0.00263681592039801 0.00263681592039801],[0.00330845771144279 0.00333333333333333 0.00333333333333333 0.00330845771144279],[0.8,0.7,0.4],'LineStyle','none')

fill([0.00263681592039801 0.00263681592039801 0.00266169154228856 0.00266169154228856],[0.00330845771144279 0.00333333333333333 0.00333333333333333 0.00330845771144279],[0.8,0.7,0.4],'LineStyle','none')

fill([0.00266169154228856 0.00266169154228856 0.0026865671641791 0.0026865671641791],[0.00330845771144279 0.00333333333333333 0.00333333333333333 0.00330845771144279],[0.8,0.7,0.4],'LineStyle','none')

fill([0.0026865671641791 0.0026865671641791 0.00271144278606965 0.00271144278606965],[0.00330845771144279 0.00333333333333333 0.00333333333333333 0.00330845771144279],[0.8,0.7,0.4],'LineStyle','none')

fill([0.00303482587064677 0.00303482587064677 0.00305970149253731 0.00305970149253731],[0.00330845771144279 0.00333333333333333 0.00333333333333333 0.00330845771144279],[0.8,0.7,0.4],'LineStyle','none')

fill([0.00271144278606965 0.00271144278606965 0.0027363184079602 0.0027363184079602],[0.00333333333333333 0.00335820895522388 0.00335820895522388 0.00333333333333333],[0.8,0.7,0.4],'LineStyle','none')

fill([0.0027363184079602 0.0027363184079602 0.00276119402985075 0.00276119402985075],[0.00333333333333333 0.00335820895522388 0.00335820895522388 0.00333333333333333],[0.8,0.7,0.4],'LineStyle','none')

fill([0.00276119402985075 0.00276119402985075 0.00278606965174129 0.00278606965174129],[0.00333333333333333 0.00335820895522388 0.00335820895522388 0.00333333333333333],[0.8,0.7,0.4],'LineStyle','none')

fill([0.00278606965174129 0.00278606965174129 0.00281094527363184 0.00281094527363184],[0.00333333333333333 0.00335820895522388 0.00335820895522388 0.00333333333333333],[0.8,0.7,0.4],'LineStyle','none')

fill([0.00303482587064677 0.00303482587064677 0.00305970149253731 0.00305970149253731],[0.00333333333333333 0.00335820895522388 0.00335820895522388 0.00333333333333333],[0.8,0.7,0.4],'LineStyle','none')

fill([0.00281094527363184 0.00281094527363184 0.00283582089552239 0.00283582089552239],[0.00335820895522388 0.00338308457711443 0.00338308457711443 0.00335820895522388],[0.8,0.7,0.4],'LineStyle','none')

fill([0.00283582089552239 0.00283582089552239 0.00286069651741294 0.00286069651741294],[0.00335820895522388 0.00338308457711443 0.00338308457711443 0.00335820895522388],[0.8,0.7,0.4],'LineStyle','none')

fill([0.00286069651741294 0.00286069651741294 0.00288557213930348 0.00288557213930348],[0.00335820895522388 0.00338308457711443 0.00338308457711443 0.00335820895522388],[0.8,0.7,0.4],'LineStyle','none')

fill([0.00288557213930348 0.00288557213930348 0.00291044776119403 0.00291044776119403],[0.00335820895522388 0.00338308457711443 0.00338308457711443 0.00335820895522388],[0.8,0.7,0.4],'LineStyle','none')

fill([0.00303482587064677 0.00303482587064677 0.00305970149253731 0.00305970149253731],[0.00335820895522388 0.00338308457711443 0.00338308457711443 0.00335820895522388],[0.8,0.7,0.4],'LineStyle','none')

fill([0.00291044776119403 0.00291044776119403 0.00293532338308458 0.00293532338308458],[0.00338308457711443 0.00340796019900498 0.00340796019900498 0.00338308457711443],[0.8,0.7,0.4],'LineStyle','none')

fill([0.00293532338308458 0.00293532338308458 0.00296019900497512 0.00296019900497512],[0.00338308457711443 0.00340796019900498 0.00340796019900498 0.00338308457711443],[0.8,0.7,0.4],'LineStyle','none')

fill([0.00296019900497512 0.00296019900497512 0.00298507462686567 0.00298507462686567],[0.00338308457711443 0.00340796019900498 0.00340796019900498 0.00338308457711443],[0.8,0.7,0.4],'LineStyle','none')

fill([0.00303482587064677 0.00303482587064677 0.00305970149253731 0.00305970149253731],[0.00338308457711443 0.00340796019900498 0.00340796019900498 0.00338308457711443],[0.8,0.7,0.4],'LineStyle','none')

fill([0.00298507462686567 0.00298507462686567 0.00300995024875622 0.00300995024875622],[0.00340796019900498 0.00343283582089552 0.00343283582089552 0.00340796019900498],[0.8,0.7,0.4],'LineStyle','none')

fill([0.00300995024875622 0.00300995024875622 0.00303482587064677 0.00303482587064677],[0.00340796019900498 0.00343283582089552 0.00343283582089552 0.00340796019900498],[0.8,0.7,0.4],'LineStyle','none')
